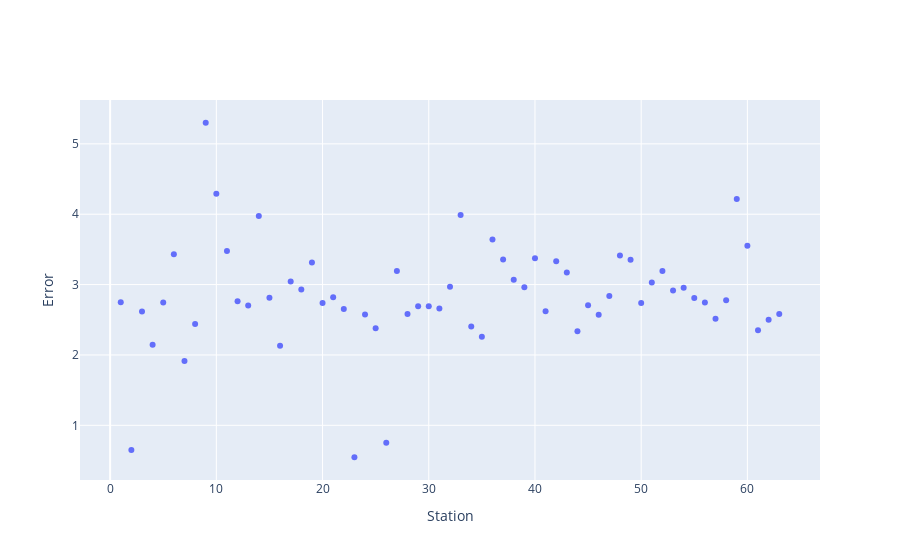

Notebook source saved alongside this figure:
### Code cell
station_series = torch.mean(predicted,1)
fig = go.Figure(data=go.Scatter(x=list(range(1,64)), y=station_series, mode='markers'))

fig.update_layout(
    xaxis_title="Station", yaxis_title="Error"
)
fig.show()

### Figure 1 — Plotly figure (JSON) as saved in the notebook; plotly's stock layout.template omitted (floating-point values rounded to 4 significant figures)
{"data": [{"mode": "markers", "type": "scatter", "x": [1, 2, 3, 4, 5, 6, 7, 8, 9, 10, 11, 12, 13, 14, 15, 16, 17, 18, 19, 20, 21, 22, 23, 24, 25, 26, 27, 28, 29, 30, 31, 32, 33, 34, 35, 36, 37, 38, 39, 40, 41, 42, 43, 44, 45, 46, 47, 48, 49, 50, 51, 52, 53, 54, 55, 56, 57, 58, 59, 60, 61, 62, 63], "y": [2.749, 0.6483, 2.617, 2.145, 2.744, 3.43, 1.915, 2.439, 5.3, 4.29, 3.479, 2.762, 2.701, 3.974, 2.814, 2.13, 3.045, 2.931, 3.315, 2.74, 2.82, 2.652, 0.5461, 2.574, 2.378, 0.7509, 3.193, 2.583, 2.692, 2.691, 2.659, 2.971, 3.988, 2.403, 2.259, 3.64, 3.357, 3.069, 2.962, 3.375, 2.619, 3.331, 3.171, 2.335, 2.707, 2.572, 2.837, 3.415, 3.352, 2.74, 3.029, 3.192, 2.918, 2.954, 2.808, 2.747, 2.515, 2.778, 4.216, 3.551, 2.35, 2.5, 2.582]}], "layout": {"xaxis": {"title": {"text": "Station"}}, "yaxis": {"title": {"text": "Error"}}}}
